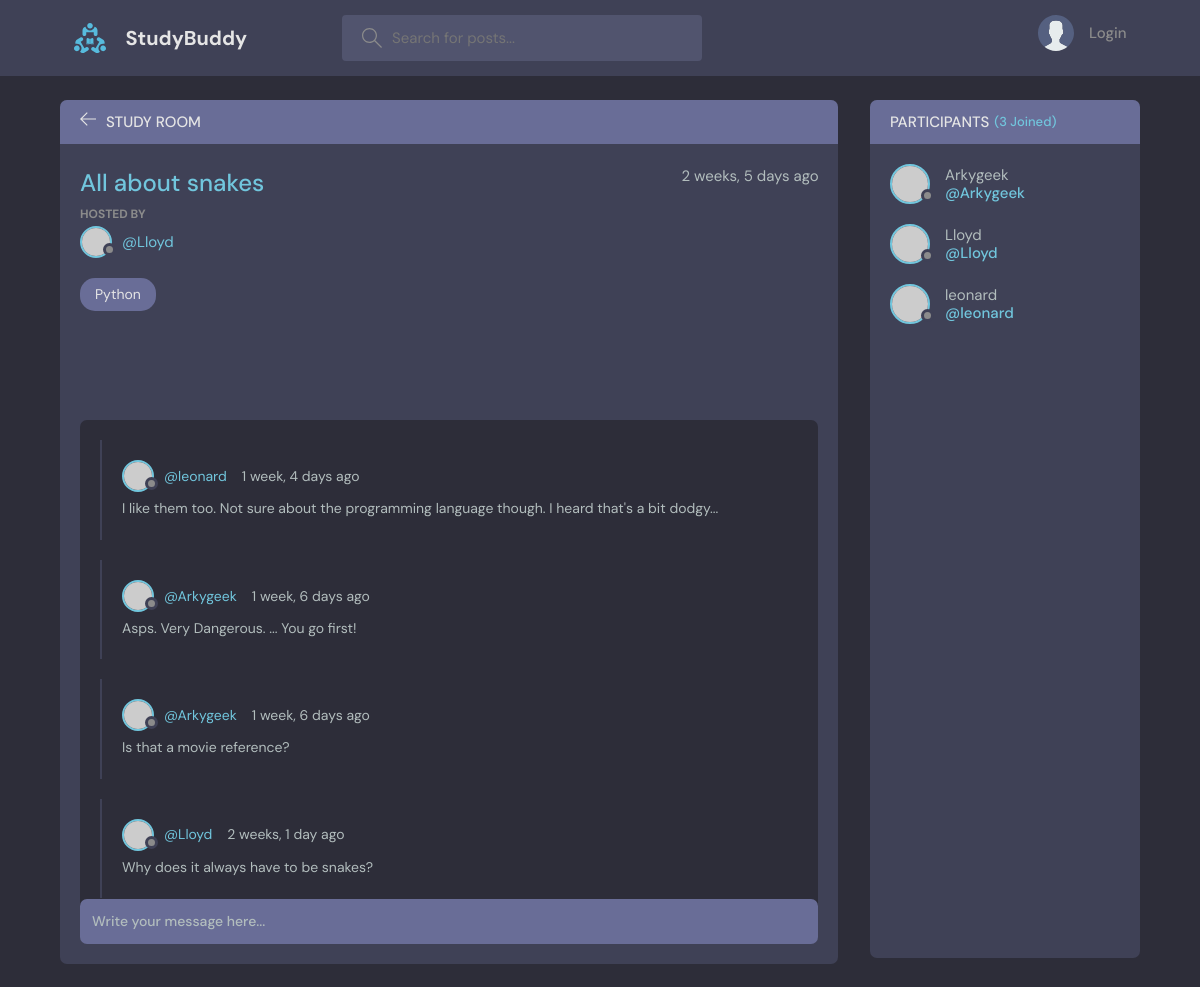
/room/8/, run on the app's committed database.
### base/models.py (models this page shows, shortened)
class Room(models.Model):
    host = models.ForeignKey(
        User,
        on_delete=models.SET_NULL,
        null=True)
    topic = models.ForeignKey(
        Topic,
        on_delete=models.SET_NULL,
        null=True)
    name = models.CharField(max_length=200)
    description = models.TextField(null=True, blank=True)
    participants = models.ManyToManyField(
        User,
        related_name='participants',
        blank=True)
    updated = models.DateTimeField(auto_now=True)
    created = models.DateTimeField(auto_now_add=True)
    class Meta:
        ordering = ['-updated', '-created']

class Topic(models.Model):
      name = models.CharField(max_length=200)
      def __str__(self):
          return self.name

class Message(models.Model):
    user = models.ForeignKey(User, on_delete=models.CASCADE)
    room = models.ForeignKey(Room, on_delete=models.CASCADE)
    body = models.TextField()
    updated = models.DateTimeField(auto_now=True)
    created = models.DateTimeField(auto_now_add=True)
    class Meta:
        ordering = ['-updated', '-created']

### base/views.py (the view, shortened to what this page needs)
# urls.py: path('room/<str:pk>/', views.room, name="room"),
def room(request, pk):
    room = Room.objects.get(id=pk)
    room_messages = room.message_set.all()
    participants = room.participants.all()
    context = { # this is the dictionary we pass to the function
      'room': room,
      'room_messages': room_messages,
      'participants' : participants,
    }
    return render(request, 'base/room.html', context)

### base/templates/base/room.html (shortened to what this page needs)
{% extends 'main.html' %}
{% block content %}
    <main class="profile-page layout layout--2">
      <div class="container">
        <div class="room">
          <div class="room__top">
            <div class="room__topLeft">
              <a href="{% url 'home' %}">
                <svg version="1.1" xmlns="http://www.w3.org/2000/svg" width="32" height="32" viewBox="0 0 32 32">
                  <title>arrow-left</title>
                  <path
                    d="M13.723 2.286l-13.723 13.714 13.719 13.714 1.616-1.611-10.96-10.96h27.625v-2.286h-27.625l10.965-10.965-1.616-1.607z"
                  ></path>
                </svg>
              </a>
              <h3>Study Room</h3>
            </div>
          </div>
          <div class="room__box scroll">
            <div class="room__header scroll">
              <div class="room__info">
                <h3>{{room.name}}</h3>
                <span>{{room.created|timesince}} ago</span>
              </div>
              <div class="room__hosted">
                <p>Hosted By</p>
                <a href="{% url 'user-profile' room.host.id %}" class="room__author">
                  <div class="avatar avatar--small">
                    <img src="https://randomuser.me/api/portraits/men/37.jpg" />
                  </div>
                  <span>@{{room.host.username}}</span>
                </a>
              </div>
              <span class="room__topics">{{room.topic}}</span>
            </div>
            <div class="room__conversation">
              <div class="threads scroll">
                {% for message in room_messages %}
                <div class="thread">
                  <div class="thread__top">
                    <div class="thread__author">
                      <a href="{% url 'user-profile' message.user.id %}" class="thread__authorInfo">
                        <div class="avatar avatar--small">
                          <img src="https://randomuser.me/api/portraits/men/37.jpg" />
                        </div>
                        <span>@{{message.user.username}}</span>
                      </a>
                      <span class="thread__date">{{message.created|timesince}} ago</span>
                    </div>
                  </div>
                  <div class="thread__details">
                    {{message.body}}
                  </div>
                </div>
                {% endfor %}
              </div>
            </div>
          </div>
          <div class="room__message">
            <form action="" method='POST'>
              <input name="body" placeholder="Write your message here..." />
            </form>
          </div>
        </div>
        <div class="participants">
          <h3 class="participants__top">Participants <span>({{participants.count}} Joined)</span></h3>
          <div class="participants__list scroll">
            {% for user in participants %}
              <a href="{% url 'user-profile' user.id %}" class="participant">
                <div class="avatar avatar--medium">
                  <img src="https://randomuser.me/api/portraits/men/37.jpg" />
                </div>
                <p>
                  {{user.username}}
                  <span>@{{user.username}}</span>
                </p>
              </a>
            {% endfor %}
          </div>
        </div>
      </div>
    </main>
{% endblock content %}

### data on the page
Room: name "All about snakes", created "2 weeks, 5 days", host.username "Lloyd", topic "Python"
Message: user.username "leonard", created "1 week, 4 days", body "I like them too. Not sure about the programming language though. I heard that's a bit dodgy..."
Message: user.username "Arkygeek", created "1 week, 6 days", body "Asps. Very Dangerous. ... You go first!"
Message: user.username "Arkygeek", created "1 week, 6 days", body "Is that a movie reference?"
Message: user.username "Lloyd", created "2 weeks, 1 day", body "Why does it always have to be snakes?"

### other printed values
{{ participants.count }} "3"
{{ user.username }} "Arkygeek"
{{ user.username }} "Lloyd"
{{ user.username }} "leonard"
